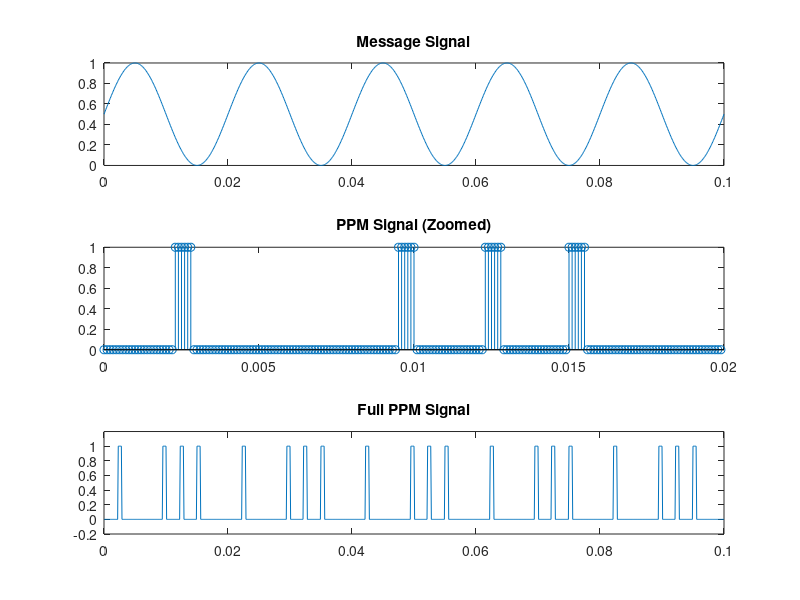

Write MATLAB code to recreate this figure.
clc;
clear;
close all;

% Parameters
fs = 10000;              % Sampling frequency
t = 0:1/fs:0.1;          % Time vector

fm = 50;                 % Message frequency
fp = 200;                % Pulse repetition frequency

T = 1/fp;                % Pulse period
pulse_width = 0.0005;    % Fixed pulse width

% Message signal (normalized 0 to 1)
msg = 0.5 + 0.5*sin(2*pi*fm*t);

% Initialize PPM signal
ppm = zeros(size(t));

% Generate PPM
for k = 1:floor(length(t)/(T*fs))
    
    % Start index of each frame
    start_idx = round((k-1)*T*fs) + 1;
    
    % Shift based on message amplitude
    shift = round(msg(start_idx) * (T - pulse_width) * fs);
    
    % Pulse position
    pulse_start = start_idx + shift;
    pulse_end = pulse_start + round(pulse_width*fs);
    
    if pulse_end <= length(t)
        ppm(pulse_start:pulse_end) = 1;
    end
end

% Here we will plot all the required curves 
figure;

subplot(3,1,1);
plot(t, msg);
title('Message Signal');

subplot(3,1,2);
stem(t(1:200), ppm(1:200)); % zoomed view
title('PPM Signal (Zoomed)');

subplot(3,1,3);
plot(t, ppm);
title('Full PPM Signal');
ylim([-0.2 1.2]);
